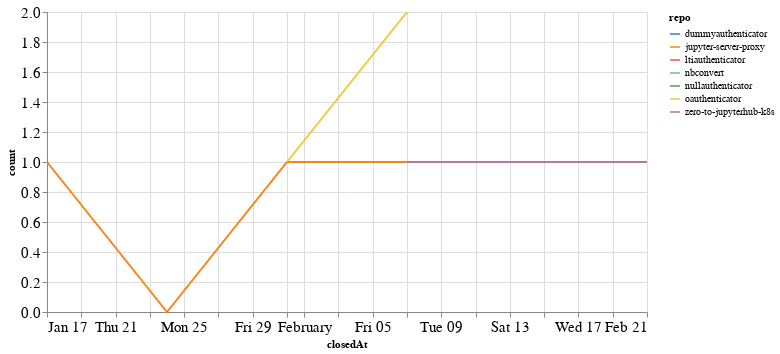

The code cell stored with this chart in its notebook:
### Code cell
closed_by_time = closed_by.groupby('repo').resample('W', on='closedAt').count()['author'].reset_index()
closed_by_time = closed_by_time.rename(columns={'author': 'count'})

alt.Chart(closed_by_time, width=600).mark_line().encode(
    x='closedAt',
    y='count',
    color='repo',
    tooltip="repo"
)

### Figure 1 — Vega-Lite specification as saved in the notebook (floating-point values rounded to 4 significant figures)
{"config": {"axisLeft": {"labelFontSize": 15}, "axisBottom": {"labelFontSize": 15}}, "data": {"name": "data-27b3d414e2be5c817153f968048433fc"}, "mark": "line", "encoding": {"color": {"type": "nominal", "field": "repo"}, "tooltip": {"type": "nominal", "field": "repo"}, "x": {"type": "temporal", "field": "closedAt"}, "y": {"type": "quantitative", "field": "count"}}, "width": 600, "$schema": "https://vega.github.io/schema/vega-lite/v4.8.1.json", "datasets": {"data-27b3d414e2be5c817153f968048433fc": [{"repo": "dummyauthenticator", "closedAt": "2021-02-14T00:00:00", "count": 1}, {"repo": "jupyter-server-proxy", "closedAt": "2021-01-17T00:00:00", "count": 1}, {"repo": "jupyter-server-proxy", "closedAt": "2021-01-24T00:00:00", "count": 0}, {"repo": "jupyter-server-proxy", "closedAt": "2021-01-31T00:00:00", "count": 1}, {"repo": "jupyter-server-proxy", "closedAt": "2021-02-07T00:00:00", "count": 1}, {"repo": "jupyter-server-proxy", "closedAt": "2021-02-14T00:00:00", "count": 1}, {"repo": "ltiauthenticator", "closedAt": "2021-01-31T00:00:00", "count": 1}, {"repo": "nbconvert", "closedAt": "2021-02-07T00:00:00", "count": 2}, {"repo": "nullauthenticator", "closedAt": "2021-02-14T00:00:00", "count": 1}, {"repo": "oauthenticator", "closedAt": "2021-01-31T00:00:00", "count": 1}, {"repo": "oauthenticator", "closedAt": "2021-02-07T00:00:00", "count": 2}, {"repo": "zero-to-jupyterhub-k8s", "closedAt": "2021-02-07T00:00:00", "count": 1}, {"repo": "zero-to-jupyterhub-k8s", "closedAt": "2021-02-14T00:00:00", "count": 1}, {"repo": "zero-to-jupyterhub-k8s", "closedAt": "2021-02-21T00:00:00", "count": 1}]}}
